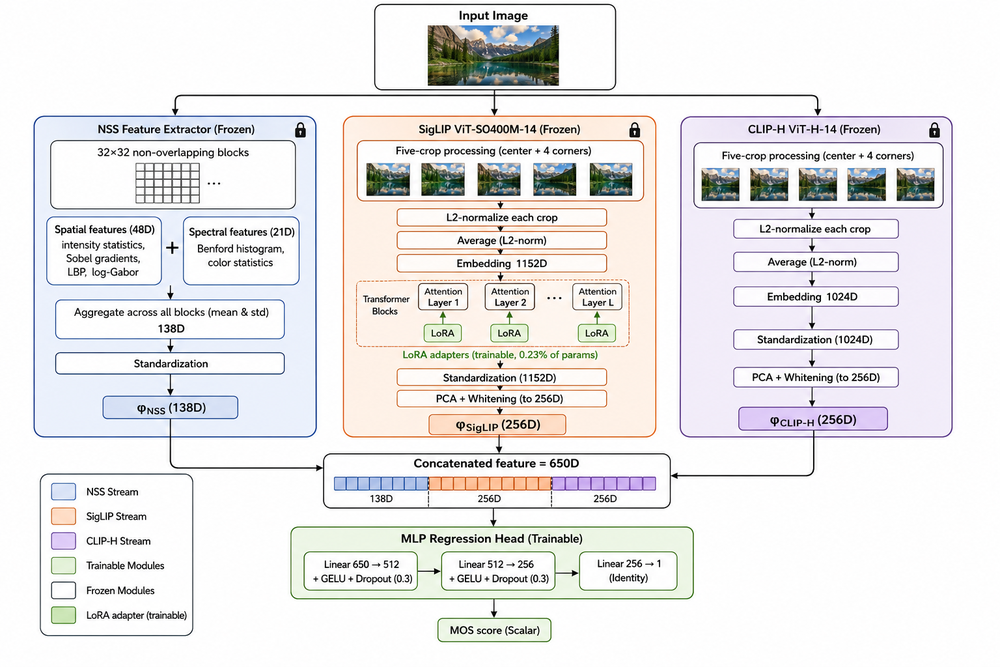
#> input picture Figure1.png, 1000 x 667 px, shrunk from 1536 x 1024 before the run, given as the content of the folder data/liveitw/images, which was not available
$ python extract_nss.py
#> lines starting #> are read from the running program, lines starting #| are printed output that depends on the picture; pictures that were not available may be replaced by others from this repository, and a replacement may not be noted
import numpy as np
from PIL import Image
from pathlib import Path
from tqdm import tqdm
from scipy.stats import skew, kurtosis
from skimage.feature import local_binary_pattern
from skimage.measure import shannon_entropy
from scipy.ndimage import convolve
import warnings
warnings.filterwarnings('ignore')

BLOCK_SIZE = 32
SCALES     = [1.0, 0.25]
ORIENTATIONS = [0, np.pi/4, np.pi/2, 3*np.pi/4]

# ── Log-Gabor Filter Bank ─────────────────────────────────────────
def precompute_log_gabor_filters(img_size, scales, orientations):
#> called with img_size = (32, 32)
    rows, cols = img_size
    u, v = np.meshgrid(
        (np.arange(cols) - cols//2) / (cols/2),
        (np.arange(rows) - rows//2) / (rows/2)
    )
    radius = np.sqrt(u**2 + v**2)
    radius[radius == 0] = 1e-9
    theta = np.arctan2(v, u)
    sigma_f, sigma_theta = 0.65, 0.3
    filter_bank = []
    for scale in scales:
        for orientation in orientations:
            radial  = np.exp(-(np.log(radius/scale))**2 / (2*sigma_f**2))
            td      = np.mod(theta - orientation, np.pi)
            td      = np.minimum(td, np.pi - td)
            angular = np.exp(-td**2 / (2*sigma_theta**2))
            f       = radial * angular
            f[0,0]  = 0
            filter_bank.append(np.fft.ifftshift(f))
    return filter_bank

FILTER_BANK = precompute_log_gabor_filters(
    (BLOCK_SIZE, BLOCK_SIZE), SCALES, ORIENTATIONS
)

# ── Helpers ───────────────────────────────────────────────────────
def to_blocks_gray(arr, bs=32):
    h, w   = arr.shape
    h_c, w_c = (h//bs)*bs, (w//bs)*bs
    arr    = arr[:h_c, :w_c]
    b      = arr.reshape(h_c//bs, bs, w_c//bs, bs)
    return b.transpose(0,2,1,3).reshape(-1, bs, bs)

def to_blocks_rgb(arr, bs=32):
    h, w, c = arr.shape
    h_c, w_c = (h//bs)*bs, (w//bs)*bs
    arr    = arr[:h_c, :w_c]
    b      = arr.reshape(h_c//bs, bs, w_c//bs, bs, c)
    return b.transpose(0,2,1,3,4).reshape(-1, bs, bs, c)

# ── Fully Vectorized Spatial Features ────────────────────────────
def spatial_features_vectorized(gray):
    """
    Compute spatial features over the whole image — fast, no block loop.
    Returns 96-dim vector (mean+std of 48 features aggregated from blocks).
    """
    bs    = BLOCK_SIZE
    blocks = to_blocks_gray(gray.astype(np.float64), bs)  # (N,32,32)
    N     = len(blocks)
    flat  = blocks.reshape(N, -1)

    # ── Basic stats (5 per block) ─────────────────────────────────
    means  = flat.mean(axis=1)
    stds   = flat.std(axis=1)
    # skewness vectorized
    zm     = flat - means[:,None]
    skews  = (zm**3).mean(axis=1) / (stds**3 + 1e-8)
    kurts  = (zm**4).mean(axis=1) / (stds**4 + 1e-8) - 3
    entropies = np.array([shannon_entropy(blocks[i]) for i in range(N)])
    base_f = np.nan_to_num(
        np.stack([means, stds, skews, kurts, entropies], axis=1)
    )  # (N,5)

    # ── Edge features (4 per block) ───────────────────────────────
    Kx = np.array([[-1,0,1],[-2,0,2],[-1,0,1]], np.float64)
    Ky = np.array([[1,2,1],[0,0,0],[-1,-2,-1]], np.float64)
    edge_f = np.zeros((N,4))
    for i in range(N):
        Gx  = convolve(blocks[i], Kx)
        Gy  = convolve(blocks[i], Ky)
        mag = np.sqrt(Gx**2 + Gy**2)
        edge_f[i] = [mag.mean(), mag.std(), (mag**2).mean(), mag.max()]

    # ── LBP features (15 per block) — vectorized histogram ───────
    lbp_f = np.zeros((N,15))
    for i in range(N):
        lbp       = local_binary_pattern(blocks[i], P=4, R=2, method='uniform')
        hist, _   = np.histogram(lbp, bins=15, range=(0,15), density=True)
        lbp_f[i]  = hist

    # ── Log-Gabor (24 per block) — batch FFT ─────────────────────
    blocks_fft = np.fft.fft2(blocks)        # (N,32,32) all at once
    lg_f       = np.zeros((N,24))
    for fi, filt in enumerate(FILTER_BANK):
        mag = np.abs(np.fft.ifft2(blocks_fft * filt))  # (N,32,32)
        fm  = mag.reshape(N,-1)
        lg_f[:, fi*3]   = fm.mean(axis=1)
        lg_f[:, fi*3+1] = fm.std(axis=1)
        lg_f[:, fi*3+2] = (fm**2).mean(axis=1)

    all_f = np.concatenate([base_f, edge_f, lbp_f, lg_f], axis=1)  # (N,48)
    return np.concatenate([all_f.mean(axis=0), all_f.std(axis=0)])  # 96

# ── Fully Vectorized Spectral Features ───────────────────────────
def spectral_features_vectorized(img):
    """
    Compute spectral features over whole image — fast, no block loop.
    Returns 42-dim vector.
    """
    bs      = BLOCK_SIZE
    blocks  = to_blocks_rgb(img.astype(np.float64), bs)  # (N,32,32,3)
    N       = len(blocks)

    # ── FDD features (9) — computed over whole image at once ─────
    fdd_f = np.zeros((N,9))
    for i in range(N):
        block = blocks[i]
        all_digits = []
        for b in range(block.shape[2]):
            band = np.abs(block[:,:,b]).flatten()
            band = band[(band>0) & np.isfinite(band)]
            if len(band):
                exp  = np.floor(np.log10(band))
                digs = np.floor(band / 10**exp)
                all_digits.append(digs)
        if all_digits:
            all_digits = np.concatenate(all_digits)
            counts, _  = np.histogram(all_digits, bins=np.arange(0.5,10.5))
            total      = counts.sum()
            fdd_f[i]   = counts/total if total>0 else 0

    # ── Color moments (12) — fully vectorized ────────────────────
    moment_f = np.zeros((N,12))
    ch_data  = blocks.reshape(N,-1,3)          # (N, 1024, 3)
    for ch in range(3):
        c = ch_data[:,:,ch]                    # (N,1024)
        moment_f[:,ch*3]   = c.mean(axis=1)
        moment_f[:,ch*3+1] = c.std(axis=1)
        zm  = c - c.mean(axis=1, keepdims=True)
        std = c.std(axis=1) + 1e-8
        moment_f[:,ch*3+2] = (zm**3).mean(axis=1) / std**3

    all_f = np.nan_to_num(
        np.concatenate([fdd_f, moment_f], axis=1)
    )  # (N,21)
    return np.concatenate([all_f.mean(axis=0), all_f.std(axis=0)])  # 42

# ── Main ──────────────────────────────────────────────────────────
def extract_mvg_features(image_path):
    img  = np.array(Image.open(image_path).convert('RGB'))
    gray = np.array(Image.open(image_path).convert('L')).astype(np.float64)
    spat = spatial_features_vectorized(gray)    # 96
    spec = spectral_features_vectorized(img)    # 42
    return np.concatenate([spat, spec])         # 138

def extract_dataset(image_folder, output_path):
    image_folder = Path(image_folder)
    image_paths  = sorted(
    list(image_folder.glob("*.jpg")) +
    list(image_folder.glob("*.JPG")) +
    list(image_folder.glob("*.png")) +
    list(image_folder.glob("*.bmp")) +
    list(image_folder.glob("*.BMP"))
    )
    print(f"Found {len(image_paths)} images")
    names, features = [], []
    for img_path in tqdm(image_paths, desc="Extracting MVG features"):
        try:
            feat = extract_mvg_features(img_path)
#> in extract_mvg_features, img is the input picture: shape (667, 1000, 3); mean R, G, B 233.9, 232.7, 232.9
#> in spatial_features_vectorized, `N     = len(blocks)`: N = 620
#> in spatial_features_vectorized, `flat  = blocks.reshape(N, -1)`:
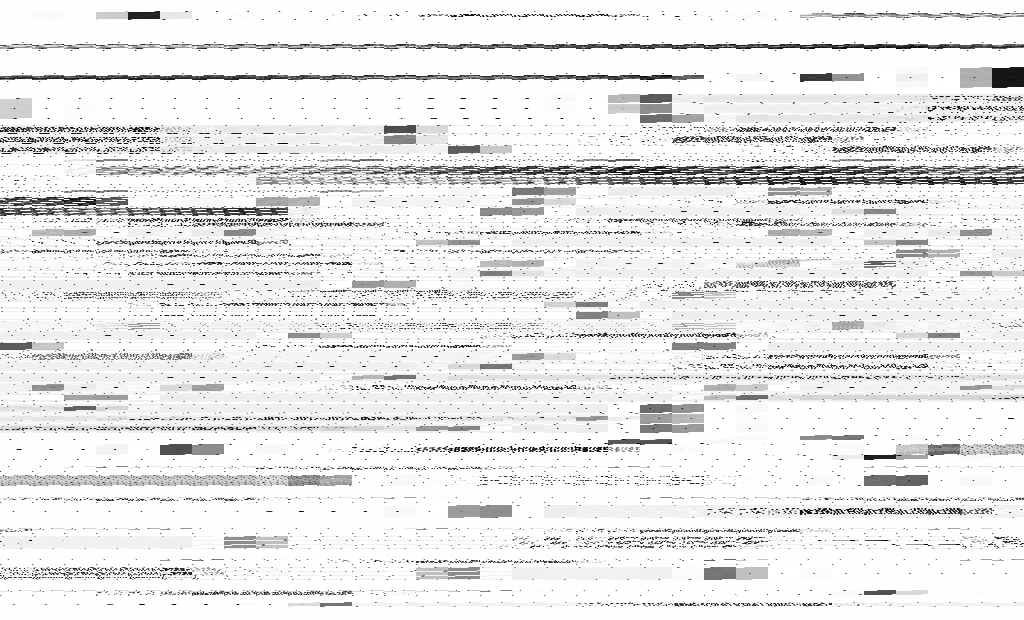
#> flat: shape (620, 1024) float64; min 0, max 255, mean 232.1
#> in spatial_features_vectorized, `means  = flat.mean(axis=1)`: means = 620 values, max 254.1 at index 563, min 98.71 at index 47, mean 232.1
#> in spatial_features_vectorized, `stds   = flat.std(axis=1)`: stds = 620 values, max 99.94 at index 48, min 0.394 at index 374, mean 33.8
#> in spatial_features_vectorized, `zm     = flat - means[:,None]`:
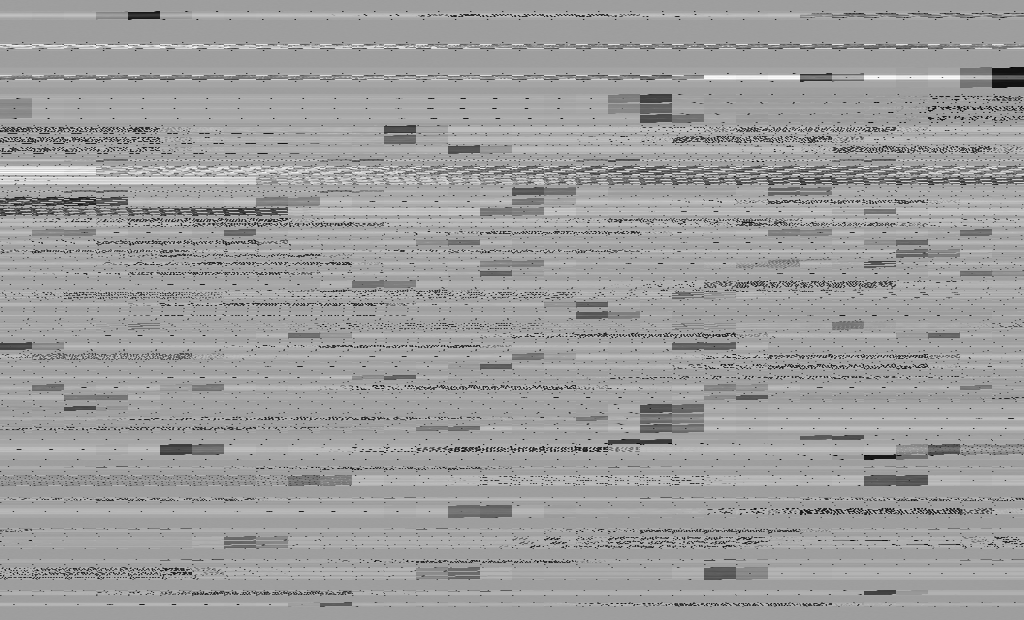
#> zm: shape (620, 1024) float64; min -250.3, max 152.3, mean 0; drawn with min black and max white
#> in spatial_features_vectorized, `skews  = (zm**3).mean(axis=1) / (stds**3 + 1e-8)`: skews = 620 values, max 3.77 at index 360, min -15.46 at index 394, mean -2.04
#> in spatial_features_vectorized, `kurts  = (zm**4).mean(axis=1) / (stds**4 + 1e-8) - 3`: kurts = 620 values, max 258.6 at index 394, min -1.77 at index 48, mean 7.5
#> in spatial_features_vectorized, `entropies = np.array([shannon_entropy(blocks[i]) for i in range(N)])`: entropies = 620 values, max 7.56 at index 46, min 0.763 at index 374, mean 3.44
#> in spatial_features_vectorized, `base_f = np.nan_to_num( np.stack([means, stds, skews, kurts, entropies..`: base_f = 620 rows, first 6: [254, 0.574, -0.000964, 0.0295, 1.24], [253.9, 0.551, -0.0299, 0.244, 1.19], [254, 0.574, -0.000463, 0.0386, 1.24], [254, 0.589, 0.00358, -0.115, 1.28], [253.9, 0.539, -0.0545, 0.376, 1.16], [254, 0.564, 0.000489, 0.141, 1.22]
#> after the loop in spatial_features_vectorized, `for i in range(N):`: edge_f = 620 rows, first 6: [3.05, 1.77, 12.46, 8], [2.79, 1.69, 10.65, 8.49], [2.96, 1.59, 11.3, 8], [2.92, 1.66, 11.27, 8.49], [2.56, 1.77, 9.68, 8], [2.82, 1.57, 10.4, 8]
#> the loop in spatial_features_vectorized, `for i in range(N):` made 620 passes
#> pass 1, in spatial_features_vectorized, `lbp       = local_binary_pattern(blocks[i], P=4, R=2, method='uniform')`:
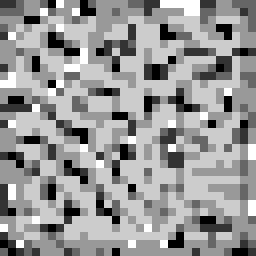
#> lbp: shape (32, 32) float64 (shown 8 times larger); min 0, max 5, mean 2.96; drawn with min black and max white
#> after the loop in spatial_features_vectorized, `for i in range(N):`:
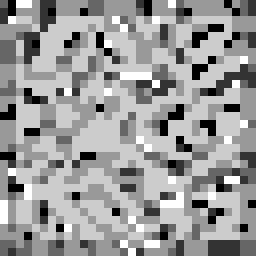
#> lbp: shape (32, 32) float64 (shown 8 times larger); min 0, max 5, mean 3.01; drawn with min black and max white
#> the loop in spatial_features_vectorized, `for fi, filt in enumerate(FILTER_BANK):` made 8 passes
#> pass 3, in spatial_features_vectorized, `fm  = mag.reshape(N,-1)`:
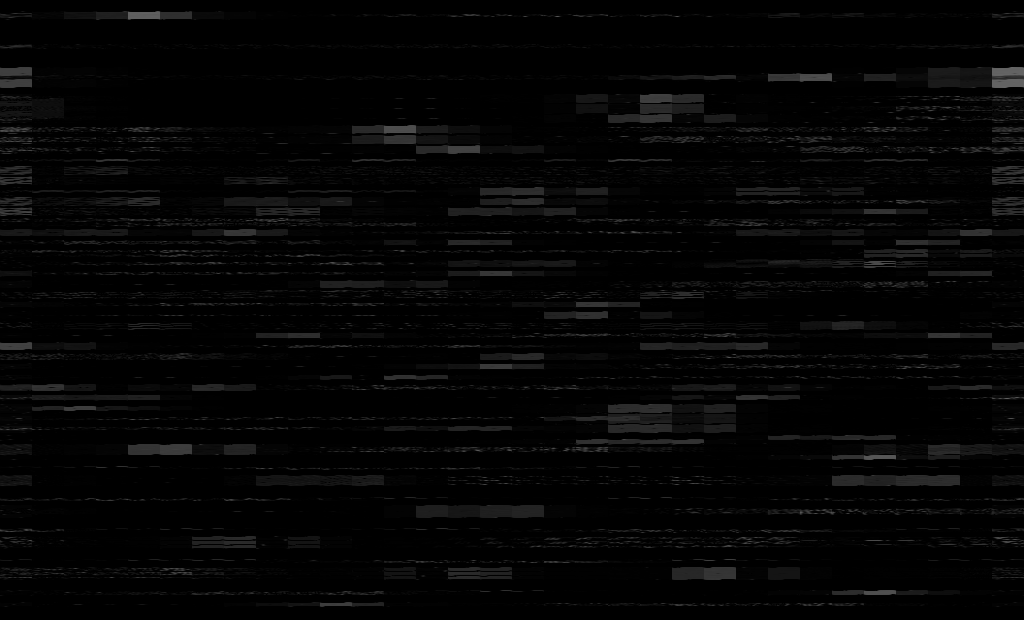
#> fm: shape (620, 1024) float64; min 4.13e-07, max 103.5, mean 5.1
#> in extract_mvg_features, `spat = spatial_features_vectorized(gray)`: spat = 96 values, max 47518.5 at index 7, min -2.04 at index 2, mean 1019.2
#> in to_blocks_rgb, `arr    = arr[:h_c, :w_c]`:
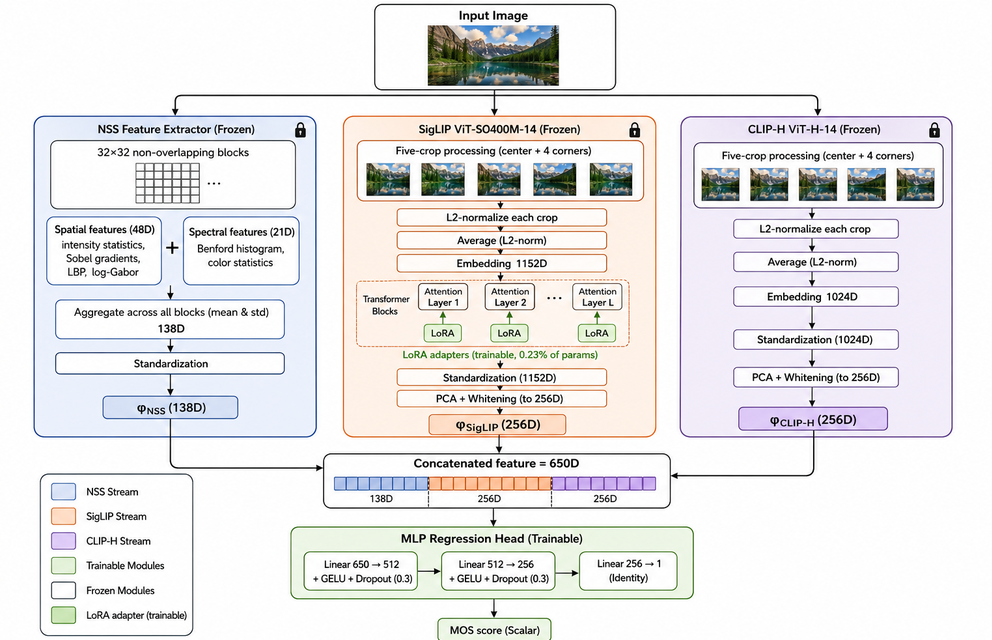
#> arr: shape (640, 992, 3) float64; mean of channels 0, 1, 2 232.9, 231.6, 231.9; drawn as R, G, B
#> in spectral_features_vectorized, `N       = len(blocks)`: N = 620
#> after the loop in spectral_features_vectorized, `for i in range(N):`: counts = [0, 3072, 0, 0, 0, 0, 0, 0, 0]; total = 3072
#> in spectral_features_vectorized, `all_f = np.nan_to_num( np.concatenate([fdd_f, moment_f], axis=1) )`:
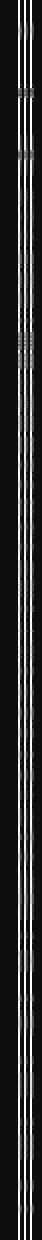
#> all_f: shape (620, 21) float64 (shown 2 times larger); min -15.42, max 254.2, mean 37.8; drawn with min black and max white
#> in extract_mvg_features, `spec = spectral_features_vectorized(img)`: spec = 42 values, max 232.9 at index 9, min -2.16 at index 11, mean 22.73
#> feat = 138 values, max 47518.5 at index 7, min -2.16 at index 107, mean 716
            names.append(img_path.name)
            features.append(feat)
        except Exception as e:
            print(f"Skipped {img_path.name}: {e}")
    features = np.array(features)
    np.save(output_path, {"names": names, "features": features})
    print(f"Saved {len(names)} vectors → shape {features.shape}")
#| Saved 1 vectors → shape (1, 138)

if __name__ == "__main__":
    extract_dataset(
        image_folder="data/liveitw/images",
        output_path="results/liveitw_mvg_features.npy"
    )
